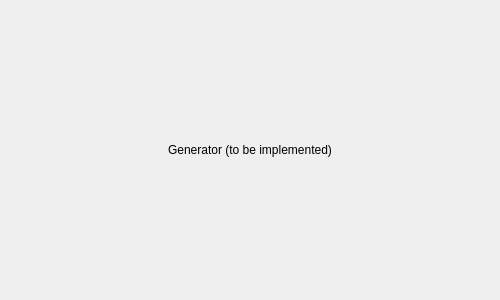
<?xml version="1.0" encoding="UTF-8"?>
<ui version="4.0">
    <class>GeneratorWidget</class>
    <widget class="QWidget" name="GeneratorWidget">
        <property name="geometry">
            <rect>
                <x>0</x>
                <y>0</y>
                <width>500</width>
                <height>300</height>
            </rect>
        </property>
        <layout class="QVBoxLayout" name="verticalLayout">
            <item>
                <widget class="QLabel" name="label">
                    <property name="text">
                        <string>Generator (to be implemented)</string>
                    </property>
                    <property name="alignment">
                        <set>Qt::AlignCenter</set>
                    </property>
                </widget>
            </item>
        </layout>
    </widget>
    <resources/>
    <connections/>
</ui>
